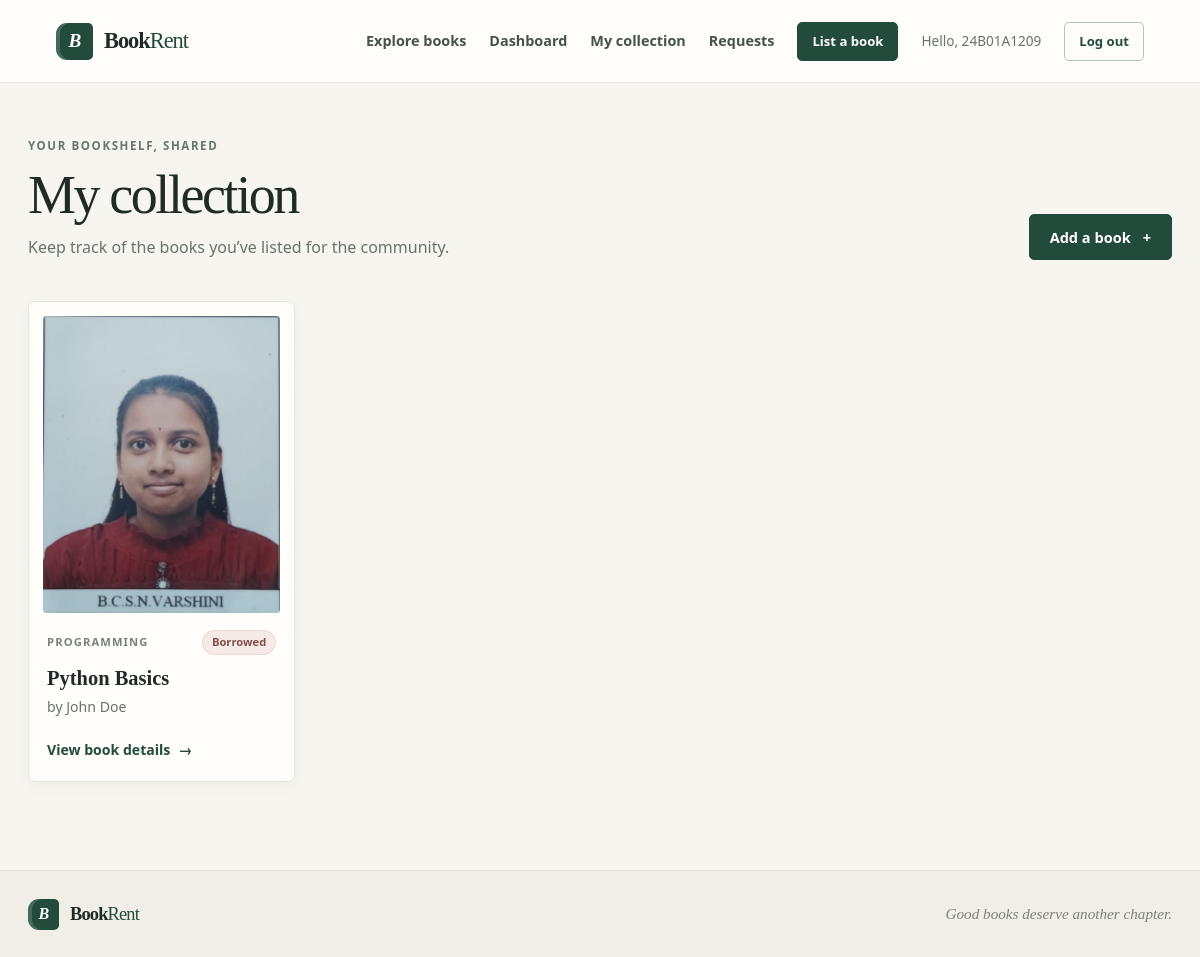
Page /my-books/ (signed in) on the earlier database version.
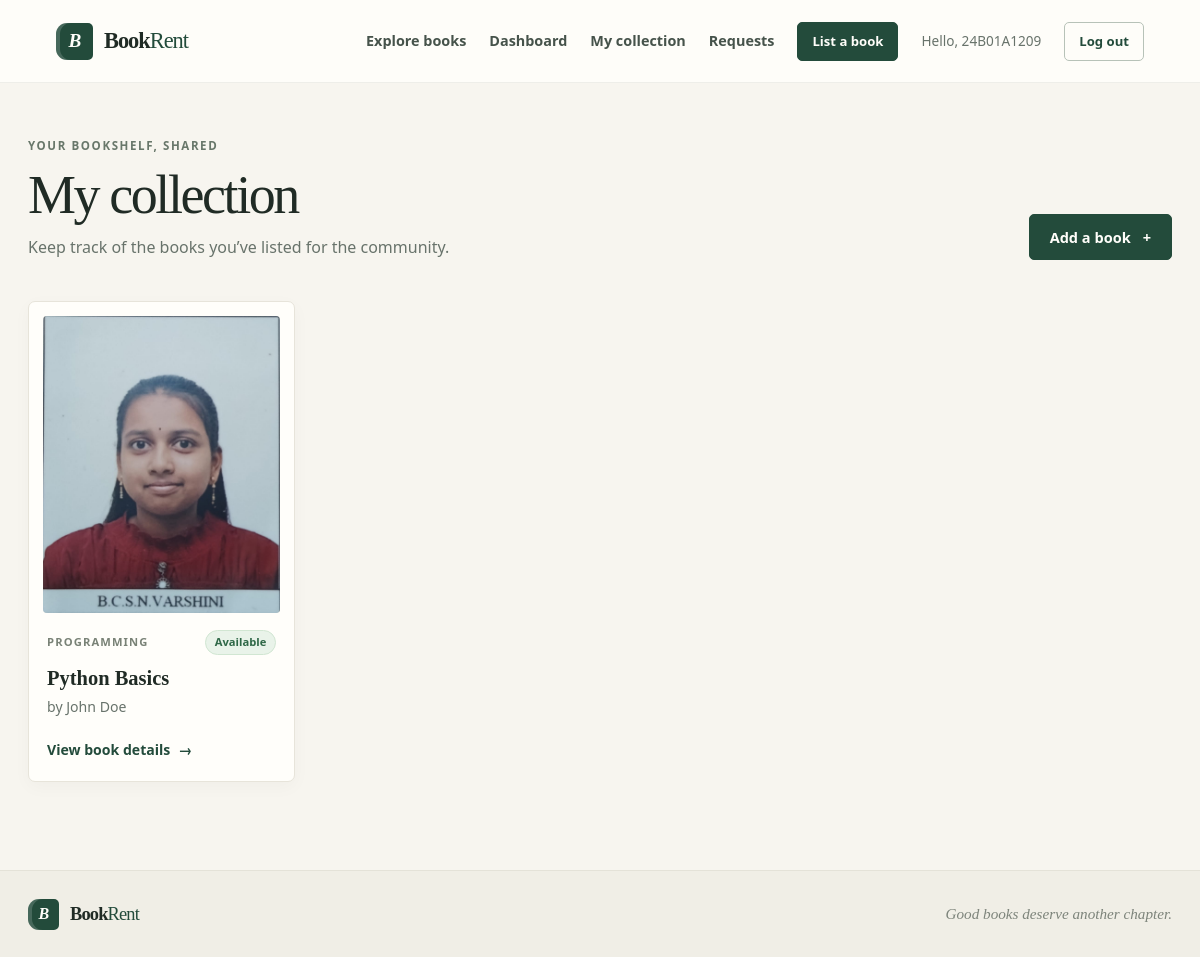
Same page on the later database version.
### books/models.py (models this page shows, shortened)
class Book(models.Model):
    CATEGORY_CHOICES = [
        ('Academic', 'Academic'),
        ('Fiction', 'Fiction'),
        ('Non-Fiction', 'Non-Fiction'),
        ('Programming', 'Programming'),
        ('Science', 'Science'),
        ('Other', 'Other'),
    ]
    owner = models.ForeignKey(
        settings.AUTH_USER_MODEL,
        on_delete=models.CASCADE,
        related_name='books'
    )
    title = models.CharField(max_length=200)
    author = models.CharField(max_length=100)
    category = models.CharField(
        max_length=50,
        choices=CATEGORY_CHOICES
    )
    description = models.TextField()
    image = models.ImageField(
        upload_to='books/',
        blank=True,
        null=True
    )
    is_available = models.BooleanField(
        default=True
    )
    created_at = models.DateTimeField(
        auto_now_add=True
    )

### books/views.py (the view)
@login_required
def my_books(request):
    books = Book.objects.filter(
        owner=request.user
    )
    return render(
        request,
        'books/my_books.html',
        {'books': books}
    )

### templates/books/my_books.html (shortened to what this page needs)
{% extends 'base.html' %}
{% block content %}
<section class="page-heading page-heading-split">
    <div>
        <span class="eyebrow">Your bookshelf, shared</span>
        <h1>My collection</h1>
        <p>Keep track of the books you’ve listed for the community.</p>
    </div>
    <a class="button button-primary" href="{% url 'add_book' %}">Add a book <span aria-hidden="true">+</span></a>
</section>
{% if books %}
    <section class="book-grid" aria-label="My books">
        {% for book in books %}
            <article class="book-card">
                <a class="book-cover-link" href="{% url 'book_detail' book.id %}" aria-label="View {{ book.title }}">
                    <div class="book-cover">
                        {% if book.image %}
                            <img src="{{ book.image.url }}" alt="Cover of {{ book.title }}">
                        {% else %}
                            <div class="cover-placeholder" role="img" aria-label="Placeholder cover; no image provided for {{ book.title }}">
                                <span class="cover-mark" aria-hidden="true">B</span>
                                <span class="cover-title">{{ book.title }}</span>
                                <span class="cover-author">{{ book.author }}</span>
                            </div>
                        {% endif %}
                    </div>
                </a>
                <div class="book-card-content">
                    <div class="book-meta">
                        <span class="category-label">{{ book.category }}</span>
                        <span class="status-badge {% if book.is_available %}status-available{% else %}status-unavailable{% endif %}">
                            {% if book.is_available %}Available{% else %}Borrowed{% endif %}
                        </span>
                    </div>
                    <h2><a href="{% url 'book_detail' book.id %}">{{ book.title }}</a></h2>
                    <p class="book-author">by {{ book.author }}</p>
                    <a class="text-link" href="{% url 'book_detail' book.id %}">View book details <span aria-hidden="true">→</span></a>
                </div>
            </article>
        {% endfor %}
    </section>
{% endif %}
{% endblock %}

Differences in the rows shown:
changed Book "Python Basics": is_available "Borrowed" → "Available"
